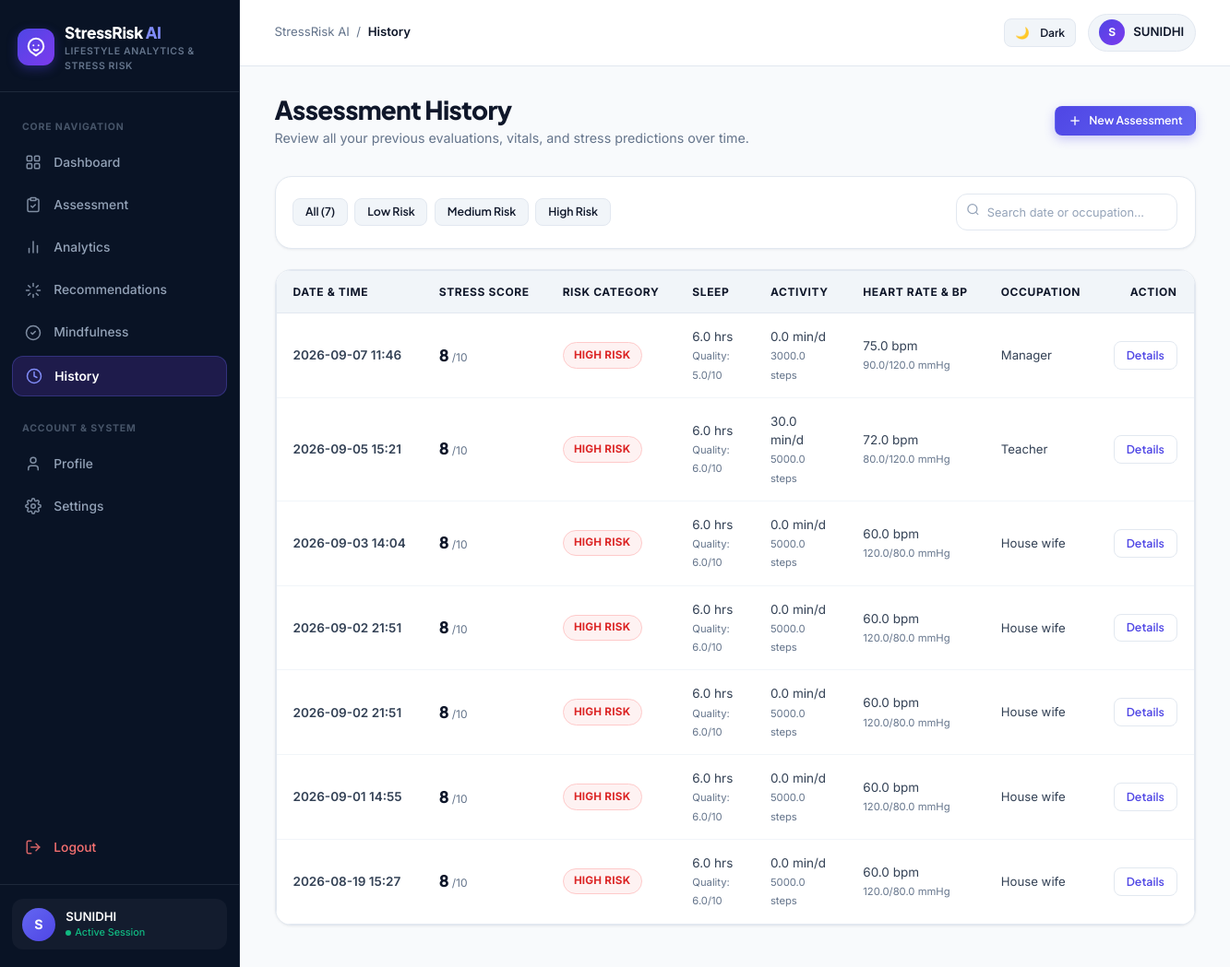
The app's page /history (signed in) with its own data.
### tables this page shows
CREATE TABLE users (

            id INTEGER PRIMARY KEY AUTOINCREMENT,

            name TEXT NOT NULL,

            email TEXT NOT NULL UNIQUE,

            password TEXT NOT NULL,

            gender TEXT,

            created_at TEXT NOT NULL

        , latest_health TEXT DEFAULT '{}', recommendations TEXT DEFAULT '[]', assessment_count INTEGER DEFAULT 0);

CREATE TABLE assessments (

            id INTEGER PRIMARY KEY AUTOINCREMENT,

            user_id INTEGER NOT NULL,

            age REAL,

            gender TEXT,

            occupation TEXT,

            sleep_duration REAL,

            quality_of_sleep REAL,

            physical_activity REAL,

            bmi_category TEXT,

            heart_rate REAL,

            daily_steps REAL,

            systolic_bp REAL,

            diastolic_bp REAL,

            stress_prediction REAL,

            risk_level TEXT,

            assessment_date TEXT NOT NULL, stress_level INTEGER, created_at TEXT, health_data TEXT, recommendations TEXT, top_features TEXT,

            FOREIGN KEY (user_id)
                REFERENCES users(id)

        );

### app.py (the view)
@app.route("/history")
@login_required
def history():
    connection = (
        database.get_connection()
    )
    rows = connection.execute(
        """
        SELECT *
        FROM assessments
        WHERE user_id = ?
        ORDER BY id DESC
        """,
        (session["user_id"],)
    ).fetchall()
    connection.close()
    return render_template(
        "history.html",
        history=[
            dict(row)
            for row in rows
        ],
        **page_context(
            current_user()
        )
    )

### app.py (called while the page is built)
def login_required(view):
    @wraps(view)
    def wrapped(*args, **kwargs):
        if "user_id" not in session:
            return redirect(url_for("login"))
        return view(*args, **kwargs)
    return wrapped

def current_user():
    if "user_id" not in session:
        return None
    connection = database.get_connection()
    user = connection.execute(
        "SELECT * FROM users WHERE id = ?",
        (session["user_id"],)
    ).fetchone()
    connection.close()
    return user

def latest_assessment():
    connection = database.get_connection()
    row = connection.execute(
        """
        SELECT *
        FROM assessments
        WHERE user_id = ?
        ORDER BY id DESC
        LIMIT 1
        """,
        (session["user_id"],)
    ).fetchone()
    connection.close()
    return dict(row) if row else {}

### database.py (called while the page is built)
def get_connection():
    connection = sqlite3.connect(
        DATABASE_PATH
    )
    connection.row_factory = sqlite3.Row
    return connection

### templates/history.html (shortened to what this page needs)
{% extends "base.html" %}
{% block breadcrumb %}History{% endblock %}
{% block content %}
<div class="topbar">
    <div class="topbar-heading">
        <h1>Assessment History</h1>
        <div class="subtitle">Review all your previous evaluations, vitals, and stress predictions over time.</div>
    </div>
    <div class="topbar-actions">
        <a href="{{ url_for('assessment') }}" class="btn btn-primary btn-sm">
            <svg width="16" height="16" viewBox="0 0 24 24" fill="none" stroke="currentColor" stroke-width="2"><line x1="12" y1="5" x2="12" y2="19"></line><line x1="5" y1="12" x2="19" y2="12"></line></svg>
            New Assessment
        </a>
    </div>
</div>
{% if not history or history|length == 0 %}
<div class="empty-state">
    <div class="empty-icon">
        <svg width="32" height="32" viewBox="0 0 24 24" fill="none" stroke="currentColor" stroke-width="2">
            <circle cx="12" cy="12" r="10"></circle>
            <polyline points="12 6 12 12 16 14"></polyline>
        </svg>
    </div>
    <h2 class="empty-title">No Historical Records</h2>
    <p class="empty-desc">
        You haven't completed any assessments yet. Take your first lifestyle assessment to build your history log.
    </p>
    <a href="{{ url_for('assessment') }}" class="btn btn-primary">
        Start First Assessment
    </a>
</div>
{% else %}
<div class="card" style="padding: 1.25rem; margin-bottom: 1.5rem;">
    <div style="display: flex; justify-content: space-between; align-items: center; gap: 1rem; flex-wrap: wrap;">
        <div style="display: flex; gap: 0.5rem; flex-wrap: wrap;">
            <button class="btn btn-secondary btn-sm filter-btn active" onclick="filterRisk('all', this)">All ({{ history|length }})</button>
            <button class="btn btn-secondary btn-sm filter-btn" onclick="filterRisk('Low Risk', this)">Low Risk</button>
            <button class="btn btn-secondary btn-sm filter-btn" onclick="filterRisk('Medium Risk', this)">Medium Risk</button>
            <button class="btn btn-secondary btn-sm filter-btn" onclick="filterRisk('High Risk', this)">High Risk</button>
        </div>
        <div style="position: relative; min-width: 240px;">
            <input
                type="text"
                id="historySearch"
                class="form-control"
                placeholder="Search date or occupation..."
                onkeyup="searchHistory()"
                style="padding-left: 2.2rem; font-size: 0.85rem;"
            >
            <span style="position: absolute; left: 0.75rem; top: 50%; transform: translateY(-50%); color: var(--color-text-subtle);">
                <svg width="15" height="15" viewBox="0 0 24 24" fill="none" stroke="currentColor" stroke-width="2"><circle cx="11" cy="11" r="8"></circle><line x1="21" y1="21" x2="16.65" y2="16.65"></line></svg>
            </span>
        </div>
    </div>
</div>
<div class="card" style="padding: 0; overflow: hidden;">
    <div class="table-responsive">
        <table class="table" id="historyTable">
            <thead>
                <tr>
                    <th>Date & Time</th>
                    <th>Stress Score</th>
                    <th>Risk Category</th>
                    <th>Sleep</th>
                    <th>Activity</th>
                    <th>Heart Rate & BP</th>
                    <th>Occupation</th>
                    <th style="text-align: right;">Action</th>
                </tr>
            </thead>
            <tbody>
                {% for item in history %}
                <tr class="history-row" data-risk="{{ item.risk_level }}" data-search="{{ item.assessment_date }} {{ item.occupation }}">
                    <td style="font-weight: 600; white-space: nowrap;">
                        {{ (item.assessment_date or item.created_at or "-")[:16].replace("T", " ") }}
                    </td>
                    <td>
                        <span style="font-family: var(--font-sans); font-size: 1.15rem; font-weight: 800; color: var(--color-text-title);">
                            {{ item.stress_level or item.stress_prediction or 0 }}
                        </span>
                        <span style="font-size: 0.8rem; color: var(--color-text-muted);">/10</span>
                    </td>
                    <td>
                        <span class="badge {% if item.risk_level == 'High Risk' %}badge-high{% elif item.risk_level == 'Medium Risk' %}badge-medium{% else %}badge-low{% endif %}">
                            {{ item.risk_level or "Low Risk" }}
                        </span>
                    </td>
                    <td>
                        <div>{{ item.sleep_duration }} hrs</div>
                        <small style="color: var(--color-text-muted);">Quality: {{ item.quality_of_sleep }}/10</small>
                    </td>
                    <td>
                        <div>{{ item.physical_activity }} min/d</div>
                        <small style="color: var(--color-text-muted);">{{ item.daily_steps }} steps</small>
                    </td>
                    <td>
                        <div>{{ item.heart_rate }} bpm</div>
                        <small style="color: var(--color-text-muted);">{{ item.systolic_bp }}/{{ item.diastolic_bp }} mmHg</small>
                    </td>
                    <td>
                        <span style="font-size: 0.88rem; color: var(--color-text-body);">
                            {{ (item.occupation or "-")|capitalize }}
                        </span>
                    </td>
                    <td style="text-align: right;">
                        <button type="button" class="btn btn-outline btn-sm" onclick="showDetailsModal({{ loop.index0 }})">
                            Details
                        </button>
                    </td>
                </tr>
                {% endfor %}
            </tbody>
        </table>
    </div>
</div>
{% endif %}
{% endblock %}

### templates/base.html (shortened to what this page needs)
<!DOCTYPE html>
<html lang="en">
<head>
    <link rel="stylesheet" href="{{ url_for('static', filename='css/style.css') }}">
    <link rel="stylesheet" href="{{ url_for('static', filename='css/theme.css') }}">
</head>
<body>
<div class="app-layout">
    {% include 'sidebar.html' %}
    <main class="main">
        <header style="padding: 1rem 2.5rem; background: var(--color-surface); border-bottom: 1px solid var(--color-border); display: flex; align-items: center; justify-content: space-between; position: sticky; top: 0; z-index: 30;">
            <div style="display: flex; align-items: center; gap: 1rem;">
                <div style="display: flex; align-items: center; gap: 0.5rem; font-size: 0.88rem; color: var(--color-text-muted);">
                    <span>StressRisk AI</span>
                    <span>/</span>
                    <span style="color: var(--color-text-title); font-weight: 600;">
                        {% block breadcrumb %}{{ request.endpoint|capitalize }}{% endblock %}
                    </span>
                </div>
            </div>
            <div style="display: flex; align-items: center; gap: 0.85rem;">
                <button id="themeToggleBtn" onclick="toggleTheme()" class="btn btn-secondary btn-sm" title="Toggle Theme" style="padding: 0.45rem 0.75rem;">
                    <span id="themeIcon">🌙</span>
                    <span id="themeLabel" style="font-size: 0.8rem; margin-left: 4px;">Dark</span>
                </button>
                <a href="{{ url_for('profile') }}" style="display: flex; align-items: center; gap: 0.6rem; padding: 0.35rem 0.75rem; border-radius: var(--radius-full); background: var(--color-bg-subtle); border: 1px solid var(--color-border); text-decoration: none;">
                    <div style="width: 28px; height: 28px; border-radius: 50%; background: linear-gradient(135deg, #4f46e5, #7c3aed); color: white; display: flex; align-items: center; justify-content: center; font-weight: 700; font-size: 0.8rem;">
                        {{ (user_name or "U")[0]|upper }}
                    </div>
                    <span style="font-size: 0.88rem; font-weight: 600; color: var(--color-text-title);">{{ user_name or "User" }}</span>
                </a>
            </div>
        </header>
        <div class="content-container">
            {% block content %}{% endblock %}
        </div>
    </main>
</div>
</body>
</html>

### templates/sidebar.html (shortened to what this page needs)
<aside class="sidebar" id="appSidebar">
    <div class="sidebar-header">
        <a href="{{ url_for('dashboard') }}" class="sidebar-brand">
            <div class="brand-icon-wrapper">
            </div>
            <div class="brand-text">
                <span class="brand-name">StressRisk <span>AI</span></span>
                <span class="brand-tag">Lifestyle Analytics & Stress Risk</span>
            </div>
        </a>
    </div>
    <nav class="sidebar-nav">
        <div class="nav-section-title">Core Navigation</div>
        <a href="{{ url_for('dashboard') }}" class="{% if request.endpoint == 'dashboard' %}active{% endif %}">
            <span class="nav-icon">
            </span>
            <span>Dashboard</span>
        </a>
        <a href="{{ url_for('assessment') }}" class="{% if request.endpoint in ['assessment', 'predict'] %}active{% endif %}">
            <span class="nav-icon">
            </span>
            <span>Assessment</span>
        </a>
        <a href="{{ url_for('analytics') }}" class="{% if request.endpoint == 'analytics' %}active{% endif %}">
            <span class="nav-icon">
                <svg width="18" height="18" viewBox="0 0 24 24" fill="none" stroke="currentColor" stroke-width="2" stroke-linecap="round" stroke-linejoin="round">
                    <line x1="18" y1="20" x2="18" y2="10"></line>
                    <line x1="12" y1="20" x2="12" y2="4"></line>
                    <line x1="6" y1="20" x2="6" y2="14"></line>
                </svg>
            </span>
            <span>Analytics</span>
        </a>
        <a href="{{ url_for('recommendations') }}" class="{% if request.endpoint == 'recommendations' %}active{% endif %}">
            <span class="nav-icon">
            </span>
            <span>Recommendations</span>
        </a>
        <a href="{{ url_for('mindfulness') }}" class="{% if request.endpoint == 'mindfulness' %}active{% endif %}">
            <span class="nav-icon">
                <svg width="18" height="18" viewBox="0 0 24 24" fill="none" stroke="currentColor" stroke-width="2" stroke-linecap="round" stroke-linejoin="round">
                    <path d="M12 22c5.523 0 10-4.477 10-10S17.523 2 12 2 2 6.477 2 12s4.477 10 10 10z"></path>
                    <path d="m9 12 2 2 4-4"></path>
                </svg>
            </span>
            <span>Mindfulness</span>
        </a>
        <a href="{{ url_for('history') }}" class="{% if request.endpoint == 'history' %}active{% endif %}">
            <span class="nav-icon">
                <svg width="18" height="18" viewBox="0 0 24 24" fill="none" stroke="currentColor" stroke-width="2" stroke-linecap="round" stroke-linejoin="round">
                    <circle cx="12" cy="12" r="10"></circle>
                    <polyline points="12 6 12 12 16 14"></polyline>
                </svg>
            </span>
            <span>History</span>
        </a>
        <div class="nav-section-title" style="margin-top: 0.75rem;">Account & System</div>
        <a href="{{ url_for('profile') }}" class="{% if request.endpoint == 'profile' %}active{% endif %}">
            <span class="nav-icon">
                <svg width="18" height="18" viewBox="0 0 24 24" fill="none" stroke="currentColor" stroke-width="2" stroke-linecap="round" stroke-linejoin="round">
                    <path d="M19 21v-2a4 4 0 0 0-4-4H9a4 4 0 0 0-4 4v2"></path>
                    <circle cx="12" cy="7" r="4"></circle>
                </svg>
            </span>
            <span>Profile</span>
        </a>
        <a href="{{ url_for('settings') }}" class="{% if request.endpoint == 'settings' %}active{% endif %}">
            <span class="nav-icon">
            </span>
            <span>Settings</span>
        </a>
        <a href="{{ url_for('logout') }}" style="margin-top: auto; color: #f87171;">
            <span class="nav-icon">
                <svg width="18" height="18" viewBox="0 0 24 24" fill="none" stroke="currentColor" stroke-width="2" stroke-linecap="round" stroke-linejoin="round">
                    <path d="M9 21H5a2 2 0 0 1-2-2V5a2 2 0 0 1 2-2h4"></path>
                    <polyline points="16 17 21 12 16 7"></polyline>
                    <line x1="21" y1="12" x2="9" y2="12"></line>
                </svg>
            </span>
            <span>Logout</span>
        </a>
    </nav>
    <div class="sidebar-footer">
        <div class="user-snippet">
            <div class="user-avatar-sm">{{ (user_name or "U")[0]|upper }}</div>
            <div class="user-snippet-info">
                <span class="user-snippet-name">{{ user_name or "User" }}</span>
                <span class="user-snippet-status">Active Session</span>
            </div>
        </div>
    </div>
</aside>

### static/css/theme.css (style rules this page uses)
html, body, .card, .stat-card, .sidebar, .main, .form-control, select, input { transition: background-color 0.25s ease, border-color 0.25s ease, color 0.25s ease, box-shadow 0.25s ease; }

### records on screen
users: name "S", name "SUNIDHI"
assessments: assessment_date "2026-09-07 11:46", stress_level "8", risk_level "HIGH RISK", sleep_duration "6.0", quality_of_sleep "5.0", physical_activity "0.0", daily_steps "3000.0", heart_rate "75.0", systolic_bp "90.0", diastolic_bp "120.0", occupation "Manager"
assessments: assessment_date "2026-09-05 15:21", stress_level "8", risk_level "HIGH RISK", sleep_duration "6.0", quality_of_sleep "6.0", physical_activity "30.0", daily_steps "5000.0", heart_rate "72.0", systolic_bp "80.0", diastolic_bp "120.0", occupation "Teacher"
assessments: assessment_date "2026-09-03 14:04", stress_level "8", risk_level "HIGH RISK", sleep_duration "6.0", quality_of_sleep "6.0", physical_activity "0.0", daily_steps "5000.0", heart_rate "60.0", systolic_bp "120.0", diastolic_bp "80.0", occupation "House wife"
assessments: assessment_date "2026-09-02 21:51", stress_level "8", risk_level "HIGH RISK", sleep_duration "6.0", quality_of_sleep "6.0", physical_activity "0.0", daily_steps "5000.0", heart_rate "60.0", systolic_bp "120.0", diastolic_bp "80.0", occupation "House wife"
assessments: assessment_date "2026-09-02 21:51", stress_level "8", risk_level "HIGH RISK", sleep_duration "6.0", quality_of_sleep "6.0", physical_activity "0.0", daily_steps "5000.0", heart_rate "60.0", systolic_bp "120.0", diastolic_bp "80.0", occupation "House wife"
assessments: assessment_date "2026-09-01 14:55", stress_level "8", risk_level "HIGH RISK", sleep_duration "6.0", quality_of_sleep "6.0", physical_activity "0.0", daily_steps "5000.0", heart_rate "60.0", systolic_bp "120.0", diastolic_bp "80.0", occupation "House wife"
assessments: assessment_date "2026-08-19 15:27", stress_level "8", risk_level "HIGH RISK", sleep_duration "6.0", quality_of_sleep "6.0", physical_activity "0.0", daily_steps "5000.0", heart_rate "60.0", systolic_bp "120.0", diastolic_bp "80.0", occupation "House wife"

### other values on screen
{{ history|length }} "7"
